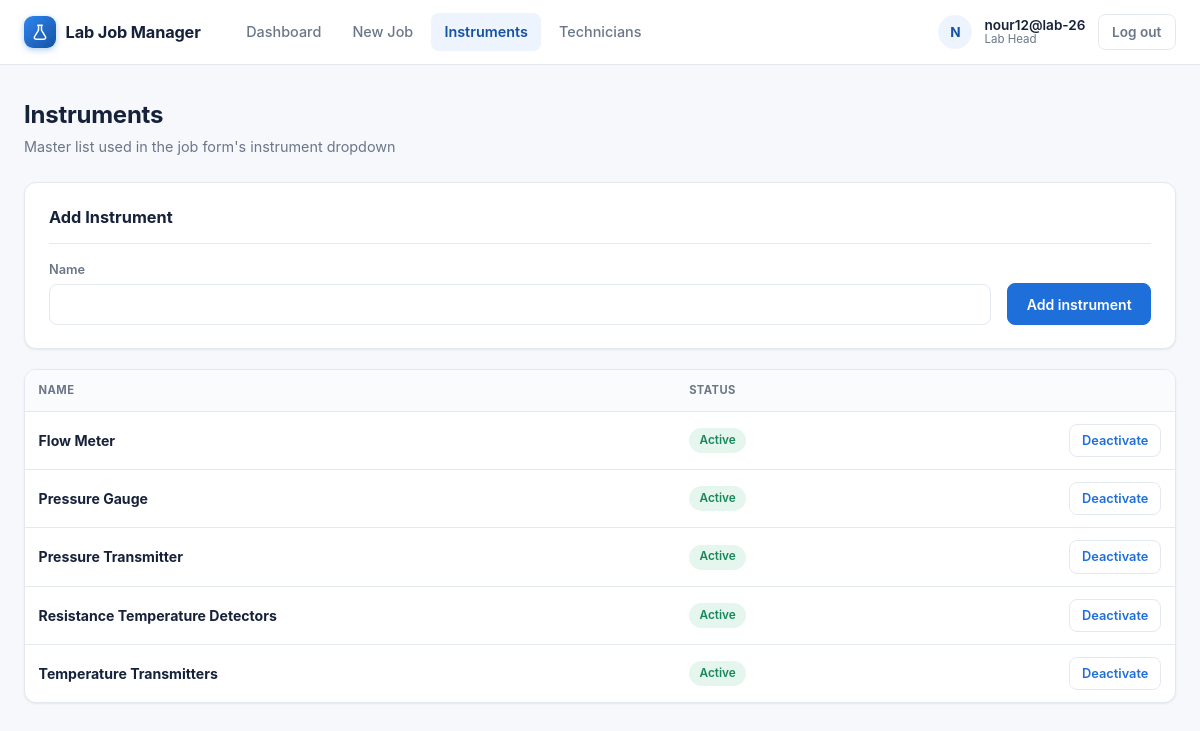
/instruments/ (signed in), run on the app's committed database.
### labmanager/models.py (models this page shows, shortened)
class User(AbstractUser):
    class Role(models.TextChoices):
        LAB_HEAD = "head", "Lab Head"
        TECHNICIAN = "technician", "Lab Technician"
    role = models.CharField(max_length=20, choices=Role.choices, default=Role.LAB_HEAD)
    @property
    def is_lab_head(self):
        return self.role == self.Role.LAB_HEAD

class Instrument(models.Model):
    name = models.CharField(max_length=150, unique=True)
    default_model = models.CharField(max_length=150, blank=True)
    default_range = models.CharField(max_length=150, blank=True)
    is_active = models.BooleanField(default=True)
    created_at = models.DateTimeField(auto_now_add=True)
    class Meta:
        ordering = ["name"]

### labmanager/views.py (the view)
# urls.py: path("instruments/", views.instrument_list, name="instrument_list"),
@login_required
@user_passes_test(is_lab_head)
def instrument_list(request):
    if request.method == "POST":
        form = InstrumentForm(request.POST)
        if form.is_valid():
            form.save()
            messages.success(request, "Instrument added.")
            return redirect("instrument_list")
    else:
        form = InstrumentForm()
    instruments = Instrument.objects.all()
    return render(request, "labmanager/instruments.html", {"form": form, "instruments": instruments})

### labmanager/forms.py
class InstrumentForm(forms.ModelForm):
    class Meta:
        model = Instrument
        fields = ["name", "default_model", "default_range"]

### labmanager/views.py (called while the page is built)
def is_lab_head(user):
    return user.is_authenticated and user.is_lab_head

### labmanager/templates/labmanager/instruments.html (shortened to what this page needs)
{% extends "labmanager/base.html" %}
{% block content %}
<div class="page-header">
    <div>
        <h1>Instruments</h1>
        <p class="page-sub">Master list used in the job form's instrument dropdown</p>
    </div>
</div>
<div class="card">
    <h2>Add Instrument</h2>
    <form method="post">
        <div class="row" style="align-items:flex-end;">
            <div style="flex:1 1 320px;">
                <label style="margin-top:0;">Name</label>
                {{ form.name }}
            </div>
            <div style="flex:0 0 auto;">
                <button class="btn" type="submit">Add instrument</button>
            </div>
        </div>
    </form>
</div>
<div class="card" style="padding:0;overflow:hidden;">
    <table>
        <thead><tr><th>Name</th><th>Status</th><th style="text-align:right;"></th></tr></thead>
        <tbody>
            {% for instrument in instruments %}
            <tr>
                <td><strong>{{ instrument.name }}</strong></td>
                <td><span class="pill {% if instrument.is_active %}pill-success{% else %}pill-neutral{% endif %}">{{ instrument.is_active|yesno:"Active,Inactive" }}</span></td>
                <td style="text-align:right;">
                    <form method="post" action="{% url 'instrument_toggle' instrument.pk %}" style="display:inline;">
                        <button class="btn secondary small" type="submit">{{ instrument.is_active|yesno:"Deactivate,Activate" }}</button>
                    </form>
                </td>
            </tr>
            {% empty %}
            <tr><td colspan="3" class="muted" style="text-align:center;padding:2rem;">No instruments yet.</td></tr>
            {% endfor %}
        </tbody>
    </table>
</div>
{% endblock %}

### labmanager/templates/labmanager/base.html (shortened to what this page needs)
{% load static %}
<!DOCTYPE html>
<html lang="en">
<head>
    <link rel="stylesheet" href="{% static 'styles.css' %}">
</head>
<body>
    {% with current=request.resolver_match.url_name %}
    <header class="topbar">
        <div class="topbar-inner">
            <a class="brand" href="{% url 'dashboard' %}">
                <span class="brand-mark">
                    <svg width="18" height="18" viewBox="0 0 24 24" fill="none" xmlns="http://www.w3.org/2000/svg">
                        <path d="M9 3h6M10 3v6.5L4.6 18.6A2 2 0 0 0 6.3 21.5h11.4a2 2 0 0 0 1.7-2.9L14 9.5V3" stroke="currentColor" stroke-width="2" stroke-linecap="round" stroke-linejoin="round"/>
                    </svg>
                </span>
                Lab Job Manager
            </a>
            {% if user.is_authenticated %}
                <div class="nav-menu">
                    <nav class="nav-links">
                        <a class="nav-link {% if current == 'dashboard' %}active{% endif %}" href="{% url 'dashboard' %}">Dashboard</a>
                        {% if user.is_lab_head %}
                            <a class="nav-link {% if current == 'job_create' %}active{% endif %}" href="{% url 'job_create' %}">New Job</a>
                            <a class="nav-link {% if current == 'instrument_list' %}active{% endif %}" href="{% url 'instrument_list' %}">Instruments</a>
                            <a class="nav-link {% if current == 'technician_list' %}active{% endif %}" href="{% url 'technician_list' %}">Technicians</a>
                        {% endif %}
                    </nav>
                    <div class="nav-user">
                        <span class="nav-avatar">{{ user.username|slice:":1" }}</span>
                        <span class="nav-user-meta">
                            <span class="nav-user-name">{{ user.username }}</span>
                            <span class="nav-user-role">{% if user.is_lab_head %}Lab Head{% else %}Lab Technician{% endif %}</span>
                        </span>
                        <form method="post" action="{% url 'logout' %}" style="display: inline;">
                            <button type="submit" class="logout-btn">Log out</button>
                        </form>
                    </div>
                </div>
            {% else %}
                <div class="nav-auth">
                    <a class="nav-link {% if current == 'login' %}active{% endif %}" href="{% url 'login' %}">Log in</a>
                    <a class="nav-link {% if current == 'signup' %}active{% endif %}" href="{% url 'signup' %}">Sign up</a>
                </div>
            {% endif %}
        </div>
    </header>
    {% endwith %}
    <main class="container">
        {% block content %}{% endblock %}
    </main>
</body>
</html>

### data on the page
User: username "N", username "nour12@lab-26"
Instrument: name "Flow Meter", is_active "Active", is_active "Deactivate"
Instrument: name "Pressure Gauge", is_active "Active", is_active "Deactivate"
Instrument: name "Pressure Transmitter", is_active "Active", is_active "Deactivate"
Instrument: name "Resistance Temperature Detectors", is_active "Active", is_active "Deactivate"
Instrument: name "Temperature Transmitters", is_active "Active", is_active "Deactivate"
